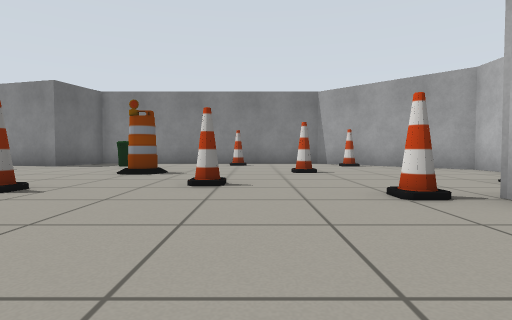
View 1 (above)

16 first-person views from a walk through a robot-simulator world made for Gazebo. The camera is 0.5 m above the floor, tilts 2° down and sees 80° across. The floor is counted in squares, 1 m on a side. Each view is taken from the middle of a square. On the plan, view 1 faces up. The plan holds only what a view shows up to about 9 squares ahead; the rest is blank. Robots are left out.

View 2
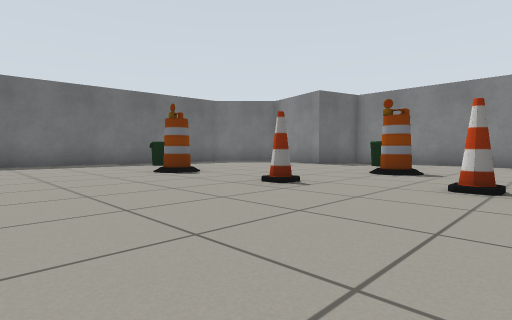

View 3
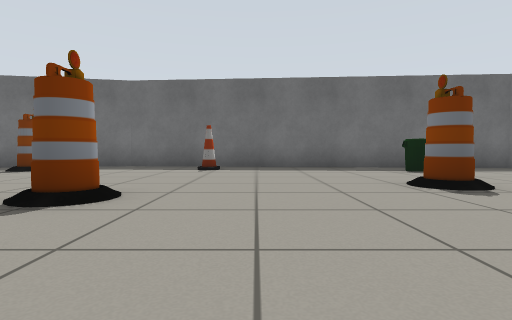

View 4
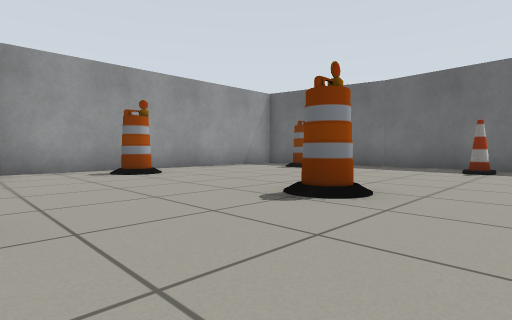

View 5
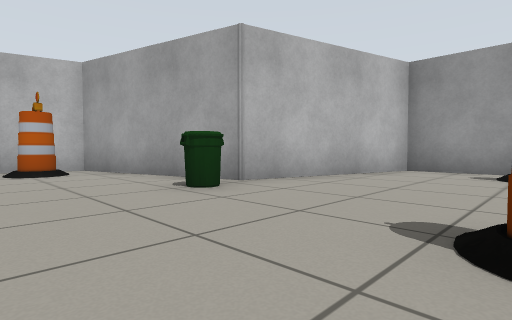

View 6
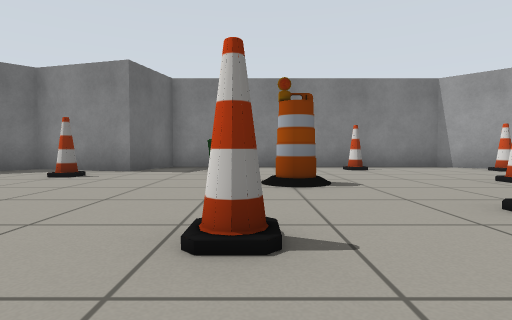

View 7
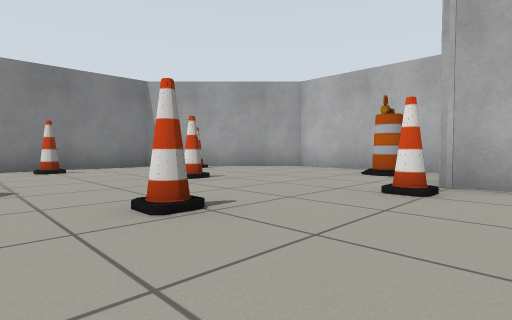

View 8
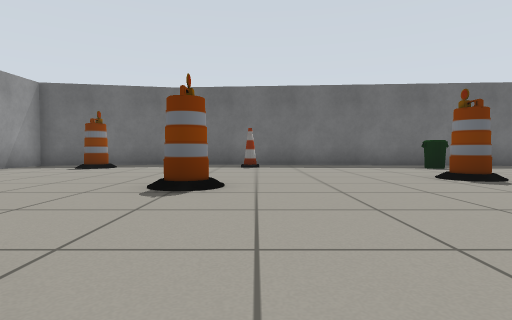

View 9
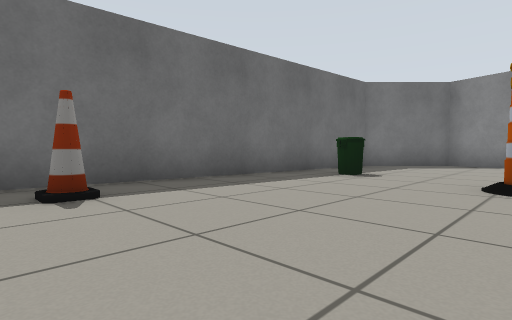

View 10
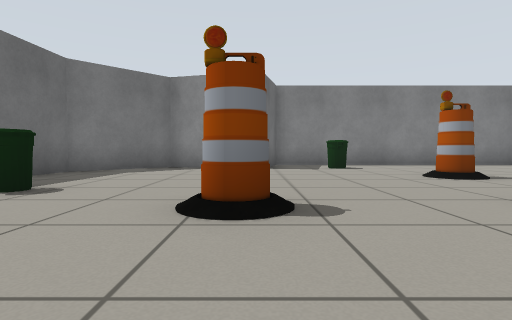

View 11
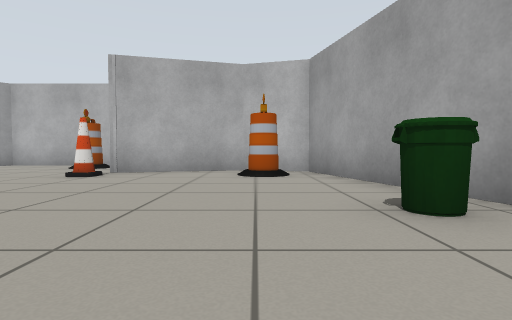

View 12
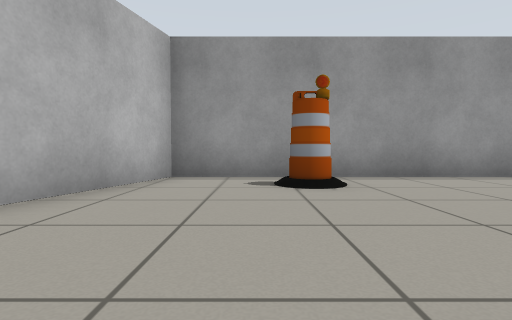

View 13
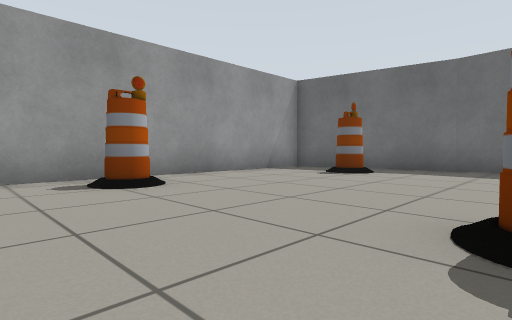

View 14
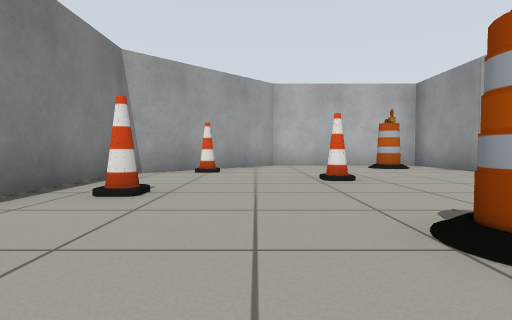

View 15
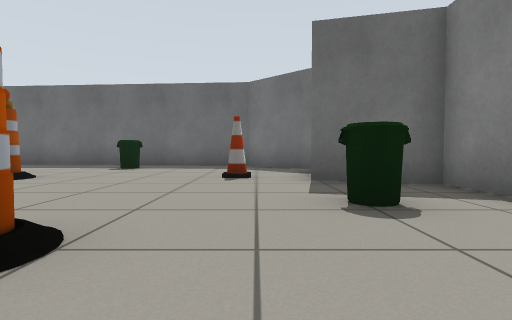

View 16
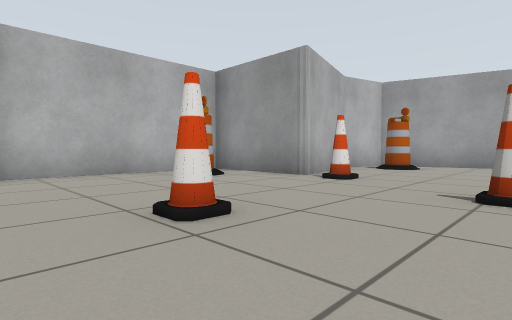

### Floor plan
Points are (right, up) in squares from view 1. A wall is a line through its corners. A room is listed if a view was taken in it or the views show most of it. See-through windows are left out.
Room 1 (views 1, 2, 3, 4, 5, 6, 7, 8, 9, 10, 11, 12, 13, 14, 15, 16)
walls: (-11, -2.6) (-10.2, -6.5) (-2.5, -6.5) (-1.4, -2.3) (2.8, -1.2) (3.2, 0.3) (2.5, 3.1) (5.4, 3.1) (5.4, 7.5) (2.2, 10.7) (-5.4, 10.7) (-5.8, 8.9) (-8.4, 9.6) (-10.2, 7.8) (-11, -2.7)
objects: cone (-10, 0); barrel (-9, -4); bin (-9, 5); barrel (-6, 4); cone (-6, 8); barrel (-5, -5); barrel (-5, -1); bin (-4, 9); cone (-3, 4); bin (-2, -2) to (-1, -1); barrel (-2, 6) to (-2, 7); cone (-1, 4); cone (-1, 10); cone (1, 7); barrel (2, 0); cone (2, 3); cone (3, 9); barrel (4, 4)

Positions as (right, up) in squares from view 1, and headings:
1: (0, 0), facing up
2: (0, 0), facing up-left
3: (-2, 1), facing left
4: (-2, 1), facing down-left
5: (-5, 1), facing down-right
6: (-3, 2), facing up
7: (-2, 2), facing up-right
8: (-1, 0), facing left
9: (-6, -1), facing up-left
10: (-6, 1), facing up
11: (-4, 0), facing right
12: (-4, -1), facing down
13: (-3, -1), facing down-left
14: (-4, 8), facing right
15: (-1, 8), facing left
16: (-1, 8), facing down-right
